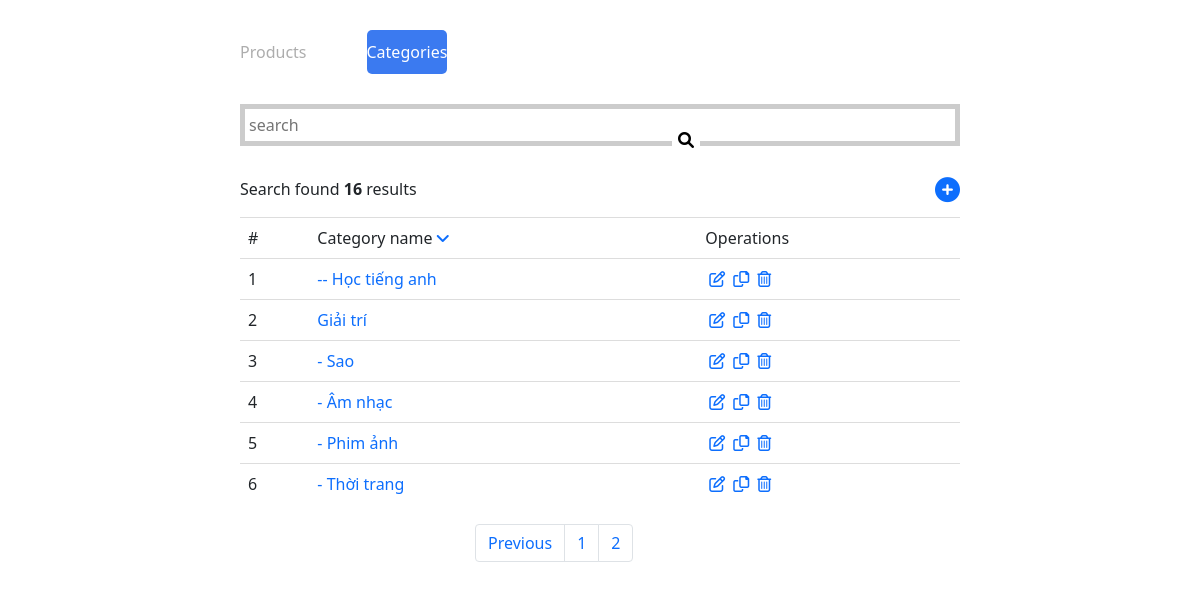
The app's page /?mod=home&controller=index&action=index&page_id=2 with its own data.
### tables this page shows
CREATE TABLE `tbl_cat` (
  `cat_id` int(11) NOT NULL,
  `title` varchar(500) NOT NULL,
  `parent_id` int(11) NOT NULL
);

### libraries/database.php (called while the page is built, shortened)
<?php
function db_query($query_string) {
    global $conn;
    $result = mysqli_query($conn, $query_string);
    return $result;
}
function db_fetch_array($query_string) {
    $result = array();
    $mysqli_result = db_query($query_string);
    while ($row = mysqli_fetch_assoc($mysqli_result)) {
        $result[] = $row;
    }
    return $result;
}
function db_num_rows($query_string) {
    $mysqli_result = db_query($query_string);
	return mysqli_num_rows($mysqli_result);
}

### modules/home/controllers/indexController.php (called while the page is built, shortened)
<?php
function indexAction(){
    load_view('cat');
}

### core/router.php (called while the page is built, shortened)
<?php
$action_name = get_action().'Action';
call_function(array('construct', $action_name));

### core/appload.php (called while the page is built, shortened)
<?php
require CONFIGPATH . DIRECTORY_SEPARATOR . 'database.php';
require LIBPATH . DIRECTORY_SEPARATOR . 'database.php';
require LIBPATH . DIRECTORY_SEPARATOR . 'data_tree.php';
require LIBPATH . DIRECTORY_SEPARATOR . 'pagination.php';
require COREPATH . DIRECTORY_SEPARATOR . 'base.php';
require COREPATH . DIRECTORY_SEPARATOR . 'router.php';

### index.php (called while the page is built, shortened)
<?php
require COREPATH.DIRECTORY_SEPARATOR.'appload.php';

### libraries/data_tree.php (called while the page is built, shortened)
<?php
function data_tree($data, $parent_id = 1, $level = 0){
    $result = array();
    foreach($data as $item){
        if($item['parent_id'] == $parent_id){
            $item['level'] = $level;
            $result[] = $item;
            $child = data_tree($data, $item['cat_id'], $level+1);
            $result = array_merge($result, $child);
        }
    }
    return $result;
}

### modules/home/views/catView.php (the view, shortened to what this page needs)
<?php
$data_cat = db_fetch_array('SELECT* FROM `tbl_cat`');
$list_cat_all = data_tree($data_cat, 0);
$num_per_page = 10;
$list_num_page = db_num_page('tbl_cat', $num_per_page);
$total_row = count($list_cat_all);
$num_page = ceil($total_row / $num_per_page);
$page_num = (int) !empty($_GET['page_id']) ? $_GET['page_id'] : 1;
$start = ($page_num - 1) * $num_per_page;
$list_cat = array_slice($list_cat_all, $start, $num_per_page);
$sort = "";
?>
<div class="main">
    <div id="search" class="">
        <form method="GET">
            <input class="p-1" type="text" name="value" id="form_search" placeholder="search">
            <button type="submit" id="btn_search" name="btn_search" value="Tìm kiếm"><i
                    class="fa-solid fa-magnifying-glass"></i></button>
        </form>
    </div>
    <div class="d-flex mt-3 justify-content-between">
        <p>Search found <b><?php echo $total_row; ?></b> results</p>
        <a href="?mod=home&controller=index&action=add_cat"><i class="fa-solid fa-circle-plus" style="font-size:25px;"></i></a>
    </div>
    <table>
        <thead>
            <tr>
                <td>#</td>
                <td>Category name
                    <?php
                    if ($sort == "DESC" && $attr = "title") {
                        ?>
                        <a href="?mod=home&controller=index&action=sort&sort=ASC&attr=title">
                            <i class="fa-solid fa-angle-up"></i>
                        </a>
                        <?php
                    } else {
                        ?>
                        <a href="?mod=home&controller=index&action=sort&sort=DESC&attr=title">
                            <i class="fa-solid fa-angle-down"></i>
                        </a>
                        <?php
                    }
                    ?>
                </td>
                <td>Operations</td>
            </tr>
        </thead>
        <tbody>
            <?php
            if (isset($_GET['sort'])) {
                $temp = 0;
                foreach ($list_product_cat_all as $cat) {
                    $temp++
                    ?>
                    <tr>
                        <td><?php echo $temp ?></td>
                        <td><a class="text-decoration-none" href="?mod=home&controller=index&action=detail&cat_id=<?php echo $cat['cat_id'] ?>" title=""><?php echo str_repeat('-', $cat['level']) . ' ' . $cat['title'] ?></a></td>
                        <td>
                            <div class="d-flex">
                                <a href="?mod=home&controller=index&action=update_cat&cat_id=<?php echo $cat['cat_id'] ?>" class="mx-1"><i class="fa-regular fa-pen-to-square"></i></a>
                                <a href="?mod=home&controller=index&action=copy&cat_id=<?php echo $cat['cat_id'] ?>" class="mx-1"><i class="fa-regular fa-copy"></i></a>
                                <a href="?mod=home&controller=index&action=delete_cat&cat_id=<?php echo $cat['cat_id'] ?>" class="mx-1"><i class="fa-regular fa-trash-can"></i></a>
                            </div>
                        </td>
                    </tr>
                    <?php
                }
            } else {
                $temp = 0;
                foreach ($list_cat as $cat) {
                    $temp++
                    ?>
                    <tr>
                        <td><?php echo $temp ?></td>
                        <td><a class="text-decoration-none" href="?mod=home&controller=index&action=detail&cat_id=<?php echo $cat['cat_id'] ?>" title=""><?php echo str_repeat('-', $cat['level']) . ' ' . $cat['title'] ?></a></td>
                        <td>
                            <div class="d-flex">
                                <a href="?mod=home&controller=index&action=update_cat&cat_id=<?php echo $cat['cat_id'] ?>" class="mx-1"><i class="fa-regular fa-pen-to-square"></i></a>
                                <a href="?mod=home&controller=index&action=copy&cat_id=<?php echo $cat['cat_id'] ?>" class="mx-1"><i class="fa-regular fa-copy"></i></a>
                                <a href="?mod=home&controller=index&action=delete_cat&cat_id=<?php echo $cat['cat_id'] ?>" class="mx-1"><i class="fa-regular fa-trash-can"></i></a>
                            </div>
                        </td>
                    </tr>
                    <?php
                }
            }
            ?>
        </tbody>
    </table>
    <section>
        <nav aria-label="Page navigation example">
            <?php echo get_pagging($num_page, $page_num, "?mod=home&controller=index&action=index") ?>
        </nav>
    </section>
</div>

### core/base.php (shortened to what this page needs)
<?php
function get_module() {
    global $config;
    $module = isset($_GET['mod']) ? $_GET['mod'] : $config['default_module'];
    return $module;
}
function call_function($list_function = array()) {
    if (is_array($list_function)) {
        foreach ($list_function as $f) {
            if (function_exists($f())) {
                $f();
            }
        }
    }
}
function load_view($name, $data_send = array()) {
    $data = $data_send;
    $path = MODULESPATH . DIRECTORY_SEPARATOR . get_module() . DIRECTORY_SEPARATOR . 'views' . DIRECTORY_SEPARATOR . $name . 'View.php';
    if (file_exists($path)) {
        require $path;
    } else {
        echo "Không tìm thấy {$path}";
    }
}
function get_header($name = '') {
    global $data;
    if (empty($name)) {
        $name = 'header';
    } else {
        $name = "header-{$name}";
    }
    $path = LAYOUTPATH . DIRECTORY_SEPARATOR . $name . '.php';
    if (file_exists($path)) {
        if (is_array($data)) {
            foreach ($data as $key => $a) {
                $$key = $a;
            }
        }
        require $path;
    } else {
        echo "Không tìm thấy {$path}";
    }
}
function get_footer($name = '') {
    global $data;
    if (empty($name)) {
        $name = 'footer';
    } else {
        $name = "footer-{$name}";
    }
    $path = LAYOUTPATH . DIRECTORY_SEPARATOR . $name . '.php';
    if (file_exists($path)) {
        if (is_array($data)) {
            foreach ($data as $key => $a) {
                $$key = $a;
            }
        }
        require $path;
    } else {
        echo "Không tìm thấy {$path}";
    }
}
?>

### public/css/listCat.css (style rules this page uses)
#search #form_search { display: inline-block; width: 100%; border: 5px solid #ccc; }
#search #btn_search { position: absolute; top: 127px; right: 500px; border: none; background-color: #fff; }
table { width: 100%; max-width: 100%; margin-bottom: 20px; }
table>thead>tr>th, table>tbody>tr>th, table>thead>tr>td, table>tbody>tr>td { padding: 8px; vertical-align: top; border-top: 1px solid #dddddd; height: 30px; }
section { width: 250px; margin: 0 auto; }

### public/css/addCat.css (style rules this page uses)
.main input { display: block; padding: 5px 10px; border: 1px solid #ddd; width: 35%; margin-bottom: 15px; }

### records on screen
tbl_cat: level "--", title "Học tiếng anh"
tbl_cat: title "Giải trí"
tbl_cat: level "-", title "Sao"
tbl_cat: level "-", title "Âm nhạc"
tbl_cat: level "-", title "Phim ảnh"
tbl_cat: level "-", title "Thời trang"

### other values on screen
$total_row "16"
